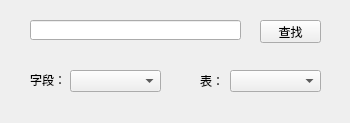
<?xml version="1.0" encoding="UTF-8"?>
<ui version="4.0">
 <class>Form_Search</class>
 <widget class="QWidget" name="Form_Search">
  <property name="geometry">
   <rect>
    <x>0</x>
    <y>0</y>
    <width>350</width>
    <height>123</height>
   </rect>
  </property>
  <property name="windowTitle">
   <string>Search</string>
  </property>
  <widget class="QLineEdit" name="lineEdit_search">
   <property name="geometry">
    <rect>
     <x>30</x>
     <y>20</y>
     <width>211</width>
     <height>20</height>
    </rect>
   </property>
  </widget>
  <widget class="QPushButton" name="pushButton_search">
   <property name="geometry">
    <rect>
     <x>260</x>
     <y>20</y>
     <width>61</width>
     <height>23</height>
    </rect>
   </property>
   <property name="text">
    <string>查找</string>
   </property>
  </widget>
  <widget class="QComboBox" name="comboBox_table">
   <property name="geometry">
    <rect>
     <x>70</x>
     <y>70</y>
     <width>91</width>
     <height>22</height>
    </rect>
   </property>
  </widget>
  <widget class="QComboBox" name="comboBox_database">
   <property name="geometry">
    <rect>
     <x>230</x>
     <y>70</y>
     <width>91</width>
     <height>22</height>
    </rect>
   </property>
  </widget>
  <widget class="QLabel" name="label_table">
   <property name="geometry">
    <rect>
     <x>30</x>
     <y>70</y>
     <width>41</width>
     <height>20</height>
    </rect>
   </property>
   <property name="text">
    <string>字段：</string>
   </property>
  </widget>
  <widget class="QLabel" name="label_database">
   <property name="geometry">
    <rect>
     <x>200</x>
     <y>70</y>
     <width>31</width>
     <height>21</height>
    </rect>
   </property>
   <property name="text">
    <string>表：</string>
   </property>
  </widget>
 </widget>
 <resources/>
 <connections/>
</ui>
